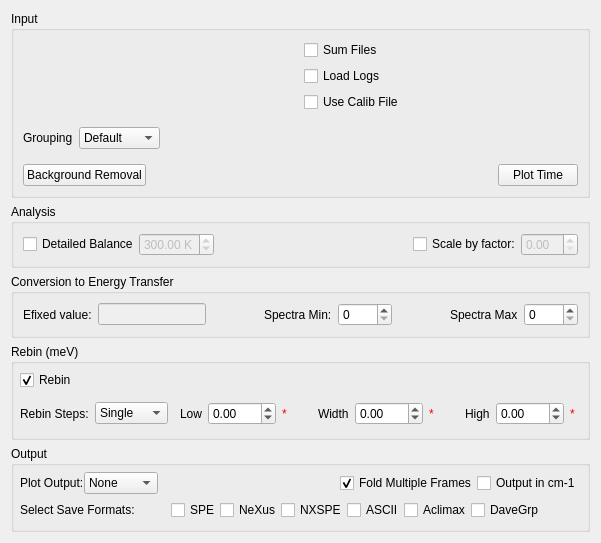
<?xml version="1.0" encoding="UTF-8"?>
<ui version="4.0">
 <class>IndirectConvertToEnergy</class>
 <widget class="QWidget" name="IndirectConvertToEnergy">
  <property name="geometry">
   <rect>
    <x>0</x>
    <y>0</y>
    <width>601</width>
    <height>532</height>
   </rect>
  </property>
  <property name="windowTitle">
   <string>Form</string>
  </property>
  <layout class="QVBoxLayout" name="verticalLayout_2">
   <item>
    <widget class="QGroupBox" name="gbInput">
     <property name="title">
      <string>Input</string>
     </property>
     <layout class="QVBoxLayout" name="verticalLayout">
      <property name="spacing">
       <number>0</number>
      </property>
      <property name="margin">
       <number>0</number>
      </property>
      <item>
       <widget class="QStackedWidget" name="swInputFiles">
        <property name="lineWidth">
         <number>0</number>
        </property>
        <property name="currentIndex">
         <number>0</number>
        </property>
        <widget class="QWidget" name="page_4">
         <layout class="QVBoxLayout" name="verticalLayout_9">
          <item>
           <layout class="QHBoxLayout" name="horizontalLayout_15">
            <item>
             <layout class="QVBoxLayout" name="verticalLayout_6">
              <item>
               <widget class="MantidQt::MantidWidgets::MWRunFiles" name="ind_runFiles" native="true">
                <property name="sizePolicy">
                 <sizepolicy hsizetype="Preferred" vsizetype="Fixed">
                  <horstretch>0</horstretch>
                  <verstretch>41</verstretch>
                 </sizepolicy>
                </property>
                <property name="label" stdset="0">
                 <string>Run Files</string>
                </property>
                <property name="multipleFiles" stdset="0">
                 <bool>true</bool>
                </property>
               </widget>
              </item>
              <item>
               <widget class="MantidQt::MantidWidgets::MWRunFiles" name="ind_calibFile" native="true">
                <property name="enabled">
                 <bool>false</bool>
                </property>
                <property name="sizePolicy">
                 <sizepolicy hsizetype="Preferred" vsizetype="Fixed">
                  <horstretch>0</horstretch>
                  <verstretch>41</verstretch>
                 </sizepolicy>
                </property>
                <property name="findRunFiles" stdset="0">
                 <bool>false</bool>
                </property>
                <property name="label" stdset="0">
                 <string>Calibration File</string>
                </property>
                <property name="multipleFiles" stdset="0">
                 <bool>false</bool>
                </property>
                <property name="optional" stdset="0">
                 <bool>true</bool>
                </property>
                <property name="fileExtensions" stdset="0">
                 <stringlist>
                  <string>_calib.nxs</string>
                 </stringlist>
                </property>
               </widget>
              </item>
             </layout>
            </item>
            <item>
             <layout class="QVBoxLayout" name="verticalLayout_8">
              <item>
               <widget class="QCheckBox" name="ckSumFiles">
                <property name="toolTip">
                 <string>Sum multiple files together.</string>
                </property>
                <property name="text">
                 <string>Sum Files</string>
                </property>
               </widget>
              </item>
              <item>
               <widget class="QCheckBox" name="ckLoadLogs">
                <property name="text">
                 <string>Load Logs</string>
                </property>
               </widget>
              </item>
              <item>
               <widget class="QCheckBox" name="ckUseCalib">
                <property name="toolTip">
                 <string>Use calibration file to adjust for detector efficiency.</string>
                </property>
                <property name="text">
                 <string>Use Calib File</string>
                </property>
               </widget>
              </item>
             </layout>
            </item>
           </layout>
          </item>
          <item>
           <layout class="QHBoxLayout" name="horizontalLayout_10">
            <property name="spacing">
             <number>6</number>
            </property>
            <item>
             <widget class="QLabel" name="lbMapping">
              <property name="sizePolicy">
               <sizepolicy hsizetype="Preferred" vsizetype="Preferred">
                <horstretch>0</horstretch>
                <verstretch>0</verstretch>
               </sizepolicy>
              </property>
              <property name="layoutDirection">
               <enum>Qt::LeftToRight</enum>
              </property>
              <property name="text">
               <string>Grouping</string>
              </property>
              <property name="buddy">
               <cstring>cbMappingOptions</cstring>
              </property>
             </widget>
            </item>
            <item>
             <widget class="QComboBox" name="cbMappingOptions">
              <property name="toolTip">
               <string>Select type of detector grouping to apply.</string>
              </property>
              <item>
               <property name="text">
                <string>Default</string>
               </property>
              </item>
              <item>
               <property name="text">
                <string>Individual</string>
               </property>
              </item>
              <item>
               <property name="text">
                <string>Groups</string>
               </property>
              </item>
              <item>
               <property name="text">
                <string>All</string>
               </property>
              </item>
              <item>
               <property name="text">
                <string>File</string>
               </property>
              </item>
             </widget>
            </item>
            <item>
             <widget class="QStackedWidget" name="swMapping">
              <property name="lineWidth">
               <number>0</number>
              </property>
              <property name="currentIndex">
               <number>0</number>
              </property>
              <widget class="QWidget" name="page_11">
               <layout class="QHBoxLayout" name="horizontalLayout_5">
                <item>
                 <widget class="MantidQt::MantidWidgets::MWRunFiles" name="ind_mapFile" native="true">
                  <property name="sizePolicy">
                   <sizepolicy hsizetype="Preferred" vsizetype="Fixed">
                    <horstretch>0</horstretch>
                    <verstretch>41</verstretch>
                   </sizepolicy>
                  </property>
                  <property name="findRunFiles" stdset="0">
                   <bool>false</bool>
                  </property>
                  <property name="label" stdset="0">
                   <string/>
                  </property>
                  <property name="multipleFiles" stdset="0">
                   <bool>false</bool>
                  </property>
                  <property name="algorithmAndProperty" stdset="0">
                   <string/>
                  </property>
                  <property name="fileExtensions" stdset="0">
                   <stringlist>
                    <string>.map</string>
                   </stringlist>
                  </property>
                 </widget>
                </item>
               </layout>
              </widget>
              <widget class="QWidget" name="page_12">
               <layout class="QHBoxLayout" name="horizontalLayout_26">
                <item>
                 <widget class="QLabel" name="lbNoGroups">
                  <property name="text">
                   <string>Number of Groups: </string>
                  </property>
                  <property name="buddy">
                   <cstring>leNoGroups</cstring>
                  </property>
                 </widget>
                </item>
                <item>
                 <widget class="QLineEdit" name="leNoGroups">
                  <property name="toolTip">
                   <string>Desired number of groups.</string>
                  </property>
                 </widget>
                </item>
                <item>
                 <widget class="QLabel" name="valNoGroups">
                  <property name="styleSheet">
                   <string notr="true">color: rgb(255, 0, 4)</string>
                  </property>
                  <property name="text">
                   <string>*</string>
                  </property>
                 </widget>
                </item>
                <item>
                 <spacer name="horizontalSpacer_32">
                  <property name="orientation">
                   <enum>Qt::Horizontal</enum>
                  </property>
                  <property name="sizeHint" stdset="0">
                   <size>
                    <width>40</width>
                    <height>20</height>
                   </size>
                  </property>
                 </spacer>
                </item>
               </layout>
              </widget>
              <widget class="QWidget" name="pgMapping_blank"/>
             </widget>
            </item>
           </layout>
          </item>
          <item>
           <layout class="QHBoxLayout" name="horizontalLayout_11">
            <item>
             <widget class="QPushButton" name="pbBackgroundRemoval">
              <property name="toolTip">
               <string>Remove a range of background value.</string>
              </property>
              <property name="text">
               <string>Background Removal</string>
              </property>
             </widget>
            </item>
            <item>
             <spacer name="horizontalSpacer_11">
              <property name="orientation">
               <enum>Qt::Horizontal</enum>
              </property>
              <property name="sizeHint" stdset="0">
               <size>
                <width>40</width>
                <height>20</height>
               </size>
              </property>
             </spacer>
            </item>
            <item>
             <widget class="QPushButton" name="pbPlotTime">
              <property name="toolTip">
               <string>Plot raw time values.</string>
              </property>
              <property name="text">
               <string>Plot Time</string>
              </property>
             </widget>
            </item>
           </layout>
          </item>
         </layout>
        </widget>
       </widget>
      </item>
     </layout>
    </widget>
   </item>
   <item>
    <widget class="QGroupBox" name="gbAnalysis">
     <property name="title">
      <string>Analysis</string>
     </property>
     <layout class="QGridLayout" name="gridLayout_3">
      <property name="sizeConstraint">
       <enum>QLayout::SetDefaultConstraint</enum>
      </property>
      <property name="spacing">
       <number>0</number>
      </property>
      <item row="0" column="0">
       <widget class="QCheckBox" name="ckDetailedBalance">
        <property name="text">
         <string>Detailed Balance</string>
        </property>
       </widget>
      </item>
      <item row="0" column="4">
       <widget class="QCheckBox" name="ckScaleMultiplier">
        <property name="text">
         <string>Scale by factor:</string>
        </property>
       </widget>
      </item>
      <item row="0" column="1">
       <widget class="QDoubleSpinBox" name="spDetailedBalance">
        <property name="enabled">
         <bool>false</bool>
        </property>
        <property name="suffix">
         <string> K</string>
        </property>
        <property name="maximum">
         <double>999.990000000000009</double>
        </property>
        <property name="value">
         <double>300.000000000000000</double>
        </property>
       </widget>
      </item>
      <item row="0" column="2">
       <spacer name="horizontalSpacer_10">
        <property name="orientation">
         <enum>Qt::Horizontal</enum>
        </property>
        <property name="sizeHint" stdset="0">
         <size>
          <width>40</width>
          <height>20</height>
         </size>
        </property>
       </spacer>
      </item>
      <item row="0" column="5">
       <widget class="QDoubleSpinBox" name="spScaleMultiplier">
        <property name="enabled">
         <bool>false</bool>
        </property>
        <property name="maximum">
         <double>99.989999999999995</double>
        </property>
       </widget>
      </item>
     </layout>
    </widget>
   </item>
   <item>
    <widget class="QGroupBox" name="gbC2E">
     <property name="title">
      <string>Conversion to Energy Transfer</string>
     </property>
     <layout class="QHBoxLayout" name="horizontalLayout">
      <property name="spacing">
       <number>6</number>
      </property>
      <item>
       <widget class="QLabel" name="lbEFixed">
        <property name="text">
         <string>Efixed value:</string>
        </property>
        <property name="buddy">
         <cstring>leEfixed</cstring>
        </property>
       </widget>
      </item>
      <item>
       <widget class="QLineEdit" name="leEfixed">
        <property name="enabled">
         <bool>false</bool>
        </property>
        <property name="toolTip">
         <string>Value of Efixed for conversion from time to energy.</string>
        </property>
       </widget>
      </item>
      <item>
       <spacer name="horizontalSpacer_2">
        <property name="orientation">
         <enum>Qt::Horizontal</enum>
        </property>
        <property name="sizeHint" stdset="0">
         <size>
          <width>40</width>
          <height>20</height>
         </size>
        </property>
       </spacer>
      </item>
      <item>
       <widget class="QLabel" name="lbSpectraMin">
        <property name="text">
         <string>Spectra Min:</string>
        </property>
       </widget>
      </item>
      <item>
       <widget class="QSpinBox" name="spSpectraMin">
        <property name="maximum">
         <number>9999</number>
        </property>
       </widget>
      </item>
      <item>
       <spacer name="horizontalSpacer_4">
        <property name="orientation">
         <enum>Qt::Horizontal</enum>
        </property>
        <property name="sizeHint" stdset="0">
         <size>
          <width>40</width>
          <height>20</height>
         </size>
        </property>
       </spacer>
      </item>
      <item>
       <widget class="QLabel" name="lbSpectraMax">
        <property name="text">
         <string>Spectra Max</string>
        </property>
       </widget>
      </item>
      <item>
       <widget class="QSpinBox" name="spSpectraMax">
        <property name="maximum">
         <number>9999</number>
        </property>
       </widget>
      </item>
     </layout>
    </widget>
   </item>
   <item>
    <widget class="QGroupBox" name="gbRebin">
     <property name="title">
      <string>Rebin (meV)</string>
     </property>
     <layout class="QVBoxLayout" name="verticalLayout_14">
      <property name="spacing">
       <number>6</number>
      </property>
      <property name="margin">
       <number>6</number>
      </property>
      <item>
       <layout class="QHBoxLayout" name="loRebin">
        <property name="spacing">
         <number>0</number>
        </property>
        <item>
         <widget class="QCheckBox" name="ckRebin">
          <property name="toolTip">
           <string>Do not perform rebinning step on this data.</string>
          </property>
          <property name="text">
           <string>Rebin</string>
          </property>
          <property name="checked">
           <bool>true</bool>
          </property>
         </widget>
        </item>
        <item>
         <spacer name="horizontalSpacer_12">
          <property name="orientation">
           <enum>Qt::Horizontal</enum>
          </property>
          <property name="sizeHint" stdset="0">
           <size>
            <width>40</width>
            <height>20</height>
           </size>
          </property>
         </spacer>
        </item>
       </layout>
      </item>
      <item>
       <layout class="QHBoxLayout" name="loRebinOptions">
        <item>
         <widget class="QLabel" name="lbRebinSteps">
          <property name="text">
           <string>Rebin Steps:</string>
          </property>
         </widget>
        </item>
        <item>
         <widget class="QComboBox" name="cbRebinType">
          <property name="sizePolicy">
           <sizepolicy hsizetype="MinimumExpanding" vsizetype="Fixed">
            <horstretch>0</horstretch>
            <verstretch>0</verstretch>
           </sizepolicy>
          </property>
          <item>
           <property name="text">
            <string>Single</string>
           </property>
          </item>
          <item>
           <property name="text">
            <string>Multiple</string>
           </property>
          </item>
         </widget>
        </item>
        <item>
         <widget class="QStackedWidget" name="swRebin">
          <property name="currentIndex">
           <number>0</number>
          </property>
          <widget class="QWidget" name="page_17">
           <layout class="QVBoxLayout" name="verticalLayout_16">
            <property name="spacing">
             <number>0</number>
            </property>
            <property name="margin">
             <number>0</number>
            </property>
            <item>
             <layout class="QHBoxLayout" name="horizontalLayout_13">
              <property name="spacing">
               <number>6</number>
              </property>
              <property name="margin">
               <number>6</number>
              </property>
              <item>
               <widget class="QLabel" name="lbRebinLow">
                <property name="text">
                 <string>Low</string>
                </property>
               </widget>
              </item>
              <item>
               <widget class="QDoubleSpinBox" name="spRebinLow">
                <property name="minimum">
                 <double>-999.990000000000009</double>
                </property>
                <property name="maximum">
                 <double>999.990000000000009</double>
                </property>
               </widget>
              </item>
              <item>
               <widget class="QLabel" name="valRebinLow">
                <property name="styleSheet">
                 <string notr="true">color: rgb(255, 0, 4)</string>
                </property>
                <property name="text">
                 <string>*</string>
                </property>
               </widget>
              </item>
              <item>
               <spacer name="horizontalSpacer_13">
                <property name="orientation">
                 <enum>Qt::Horizontal</enum>
                </property>
                <property name="sizeHint" stdset="0">
                 <size>
                  <width>40</width>
                  <height>20</height>
                 </size>
                </property>
               </spacer>
              </item>
              <item>
               <widget class="QLabel" name="lbRebinWidth">
                <property name="text">
                 <string>Width</string>
                </property>
               </widget>
              </item>
              <item>
               <widget class="QDoubleSpinBox" name="spRebinWidth">
                <property name="minimum">
                 <double>-999.990000000000009</double>
                </property>
                <property name="maximum">
                 <double>999.990000000000009</double>
                </property>
               </widget>
              </item>
              <item>
               <widget class="QLabel" name="valRebinWidth">
                <property name="styleSheet">
                 <string notr="true">color: rgb(255, 0, 4)</string>
                </property>
                <property name="text">
                 <string>*</string>
                </property>
               </widget>
              </item>
              <item>
               <spacer name="horizontalSpacer_14">
                <property name="orientation">
                 <enum>Qt::Horizontal</enum>
                </property>
                <property name="sizeHint" stdset="0">
                 <size>
                  <width>40</width>
                  <height>20</height>
                 </size>
                </property>
               </spacer>
              </item>
              <item>
               <widget class="QLabel" name="lbRebinHigh">
                <property name="text">
                 <string>High</string>
                </property>
               </widget>
              </item>
              <item>
               <widget class="QDoubleSpinBox" name="spRebinHigh">
                <property name="minimum">
                 <double>-999.990000000000009</double>
                </property>
                <property name="maximum">
                 <double>999.990000000000009</double>
                </property>
               </widget>
              </item>
              <item>
               <widget class="QLabel" name="valRebinHigh">
                <property name="styleSheet">
                 <string notr="true">color: rgb(255, 0, 4)</string>
                </property>
                <property name="text">
                 <string>*</string>
                </property>
               </widget>
              </item>
             </layout>
            </item>
           </layout>
          </widget>
          <widget class="QWidget" name="page_18">
           <layout class="QHBoxLayout" name="horizontalLayout_28">
            <property name="spacing">
             <number>0</number>
            </property>
            <property name="margin">
             <number>0</number>
            </property>
            <item>
             <widget class="QLabel" name="lbRebinString">
              <property name="text">
               <string>Rebin String</string>
              </property>
             </widget>
            </item>
            <item>
             <widget class="QLineEdit" name="leRebinString"/>
            </item>
           </layout>
          </widget>
         </widget>
        </item>
       </layout>
      </item>
     </layout>
    </widget>
   </item>
   <item>
    <widget class="QGroupBox" name="gbSave">
     <property name="title">
      <string>Output</string>
     </property>
     <layout class="QGridLayout" name="gridLayout_8">
      <property name="leftMargin">
       <number>6</number>
      </property>
      <property name="topMargin">
       <number>6</number>
      </property>
      <property name="rightMargin">
       <number>6</number>
      </property>
      <property name="horizontalSpacing">
       <number>0</number>
      </property>
      <item row="1" column="0">
       <layout class="QHBoxLayout" name="horizontalLayout_8">
        <item>
         <widget class="QLabel" name="lbSaveFormats">
          <property name="text">
           <string>Select Save Formats:</string>
          </property>
         </widget>
        </item>
        <item>
         <spacer name="horizontalSpacer">
          <property name="orientation">
           <enum>Qt::Horizontal</enum>
          </property>
          <property name="sizeHint" stdset="0">
           <size>
            <width>40</width>
            <height>20</height>
           </size>
          </property>
         </spacer>
        </item>
        <item>
         <widget class="QCheckBox" name="ckSaveSPE">
          <property name="toolTip">
           <string>Save file in SPE format.</string>
          </property>
          <property name="text">
           <string>SPE</string>
          </property>
          <property name="checked">
           <bool>false</bool>
          </property>
         </widget>
        </item>
        <item>
         <widget class="QCheckBox" name="ckSaveNexus">
          <property name="toolTip">
           <string>Save file in Nexus format.</string>
          </property>
          <property name="text">
           <string>NeXus</string>
          </property>
         </widget>
        </item>
        <item>
         <widget class="QCheckBox" name="ckSaveNXSPE">
          <property name="text">
           <string>NXSPE</string>
          </property>
         </widget>
        </item>
        <item>
         <widget class="QCheckBox" name="ckSaveASCII">
          <property name="text">
           <string>ASCII</string>
          </property>
         </widget>
        </item>
        <item>
         <widget class="QCheckBox" name="ckSaveAclimax">
          <property name="text">
           <string>Aclimax</string>
          </property>
         </widget>
        </item>
        <item>
         <widget class="QCheckBox" name="ckSaveDaveGrp">
          <property name="text">
           <string>DaveGrp</string>
          </property>
         </widget>
        </item>
        <item>
         <spacer name="horizontalSpacer_15">
          <property name="orientation">
           <enum>Qt::Horizontal</enum>
          </property>
          <property name="sizeHint" stdset="0">
           <size>
            <width>40</width>
            <height>20</height>
           </size>
          </property>
         </spacer>
        </item>
       </layout>
      </item>
      <item row="0" column="0">
       <layout class="QHBoxLayout" name="horizontalLayout_23">
        <item>
         <widget class="QLabel" name="lbPlotOutput">
          <property name="text">
           <string>Plot Output:</string>
          </property>
          <property name="alignment">
           <set>Qt::AlignLeading|Qt::AlignLeft|Qt::AlignVCenter</set>
          </property>
         </widget>
        </item>
        <item>
         <widget class="QComboBox" name="cbPlotOutput">
          <item>
           <property name="text">
            <string>None</string>
           </property>
          </item>
          <item>
           <property name="text">
            <string>Spectra</string>
           </property>
          </item>
          <item>
           <property name="text">
            <string>Contour</string>
           </property>
          </item>
         </widget>
        </item>
        <item>
         <spacer name="horizontalSpacer_3">
          <property name="orientation">
           <enum>Qt::Horizontal</enum>
          </property>
          <property name="sizeHint" stdset="0">
           <size>
            <width>40</width>
            <height>20</height>
           </size>
          </property>
         </spacer>
        </item>
        <item>
         <widget class="QCheckBox" name="ckFold">
          <property name="enabled">
           <bool>true</bool>
          </property>
          <property name="toolTip">
           <string>If this box is unchecked and the raw files are determined to contain multiple frames, then the reduction process will end at the step where they would have been folded together.
Later steps in the process (saving, renaming) will not be done.</string>
          </property>
          <property name="text">
           <string>Fold Multiple Frames</string>
          </property>
          <property name="checked">
           <bool>true</bool>
          </property>
         </widget>
        </item>
        <item>
         <widget class="QCheckBox" name="ckCm1Units">
          <property name="text">
           <string>Output in cm-1</string>
          </property>
         </widget>
        </item>
       </layout>
      </item>
     </layout>
    </widget>
   </item>
  </layout>
 </widget>
 <customwidgets>
  <customwidget>
   <class>MantidQt::MantidWidgets::MWRunFiles</class>
   <extends>QWidget</extends>
   <header>mantidqt::mantidwidgets::mwrunfiles.h</header>
  </customwidget>
 </customwidgets>
 <resources/>
 <connections>
  <connection>
   <sender>ckRebin</sender>
   <signal>toggled(bool)</signal>
   <receiver>cbRebinType</receiver>
   <slot>setEnabled(bool)</slot>
   <hints>
    <hint type="sourcelabel">
     <x>69</x>
     <y>362</y>
    </hint>
    <hint type="destinationlabel">
     <x>138</x>
     <y>397</y>
    </hint>
   </hints>
  </connection>
  <connection>
   <sender>ckRebin</sender>
   <signal>toggled(bool)</signal>
   <receiver>leRebinString</receiver>
   <slot>setEnabled(bool)</slot>
   <hints>
    <hint type="sourcelabel">
     <x>46</x>
     <y>362</y>
    </hint>
    <hint type="destinationlabel">
     <x>413</x>
     <y>397</y>
    </hint>
   </hints>
  </connection>
  <connection>
   <sender>cbRebinType</sender>
   <signal>currentIndexChanged(int)</signal>
   <receiver>swRebin</receiver>
   <slot>setCurrentIndex(int)</slot>
   <hints>
    <hint type="sourcelabel">
     <x>138</x>
     <y>397</y>
    </hint>
    <hint type="destinationlabel">
     <x>376</x>
     <y>397</y>
    </hint>
   </hints>
  </connection>
  <connection>
   <sender>ckScaleMultiplier</sender>
   <signal>toggled(bool)</signal>
   <receiver>spScaleMultiplier</receiver>
   <slot>setEnabled(bool)</slot>
   <hints>
    <hint type="sourcelabel">
     <x>432</x>
     <y>244</y>
    </hint>
    <hint type="destinationlabel">
     <x>527</x>
     <y>245</y>
    </hint>
   </hints>
  </connection>
  <connection>
   <sender>ckDetailedBalance</sender>
   <signal>toggled(bool)</signal>
   <receiver>spDetailedBalance</receiver>
   <slot>setEnabled(bool)</slot>
   <hints>
    <hint type="sourcelabel">
     <x>84</x>
     <y>244</y>
    </hint>
    <hint type="destinationlabel">
     <x>193</x>
     <y>245</y>
    </hint>
   </hints>
  </connection>
  <connection>
   <sender>ckRebin</sender>
   <signal>toggled(bool)</signal>
   <receiver>spRebinLow</receiver>
   <slot>setEnabled(bool)</slot>
   <hints>
    <hint type="sourcelabel">
     <x>46</x>
     <y>371</y>
    </hint>
    <hint type="destinationlabel">
     <x>256</x>
     <y>406</y>
    </hint>
   </hints>
  </connection>
  <connection>
   <sender>ckRebin</sender>
   <signal>toggled(bool)</signal>
   <receiver>spRebinWidth</receiver>
   <slot>setEnabled(bool)</slot>
   <hints>
    <hint type="sourcelabel">
     <x>46</x>
     <y>371</y>
    </hint>
    <hint type="destinationlabel">
     <x>392</x>
     <y>406</y>
    </hint>
   </hints>
  </connection>
  <connection>
   <sender>ckRebin</sender>
   <signal>toggled(bool)</signal>
   <receiver>lbRebinHigh</receiver>
   <slot>setEnabled(bool)</slot>
   <hints>
    <hint type="sourcelabel">
     <x>46</x>
     <y>371</y>
    </hint>
    <hint type="destinationlabel">
     <x>465</x>
     <y>406</y>
    </hint>
   </hints>
  </connection>
 </connections>
</ui>
